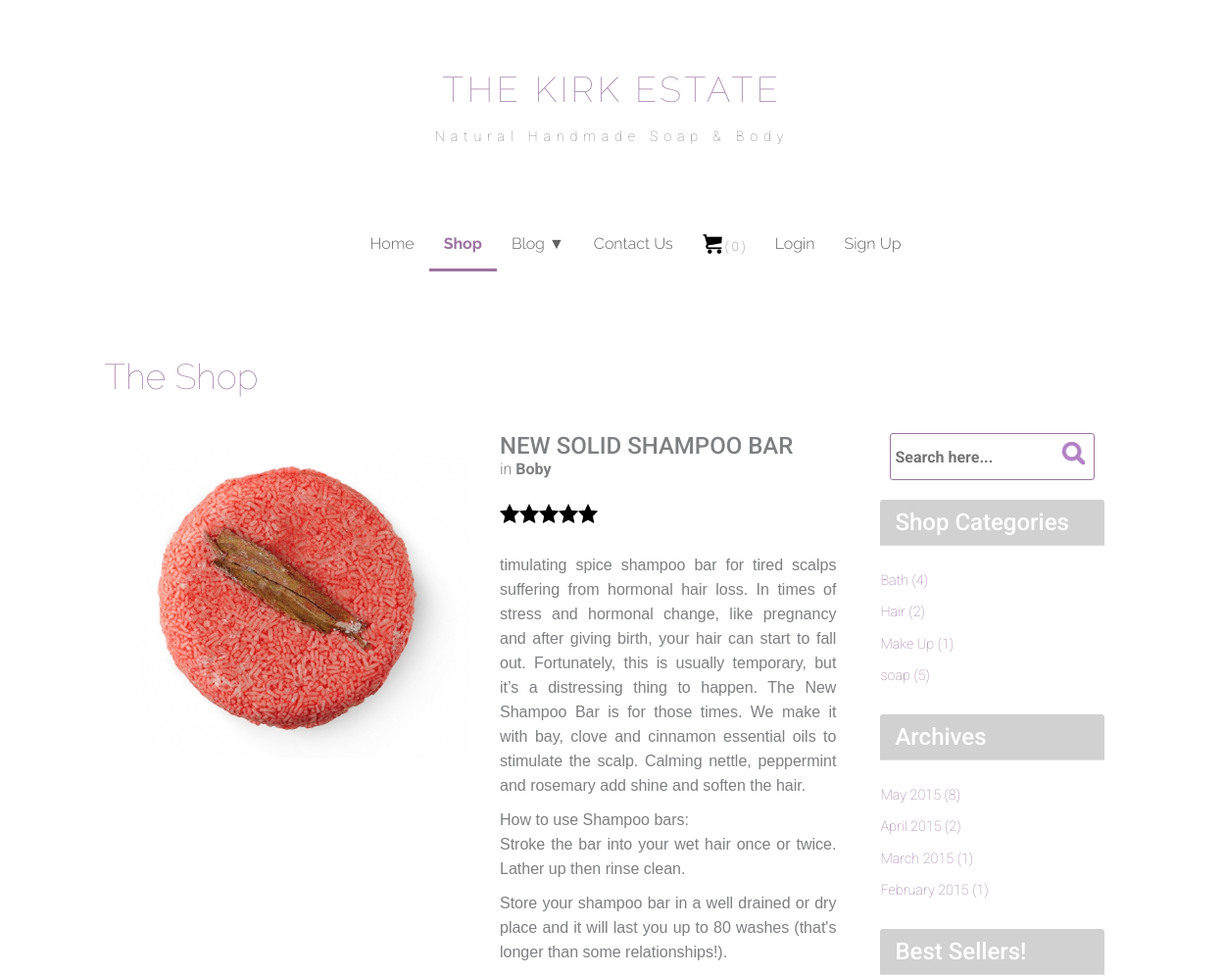
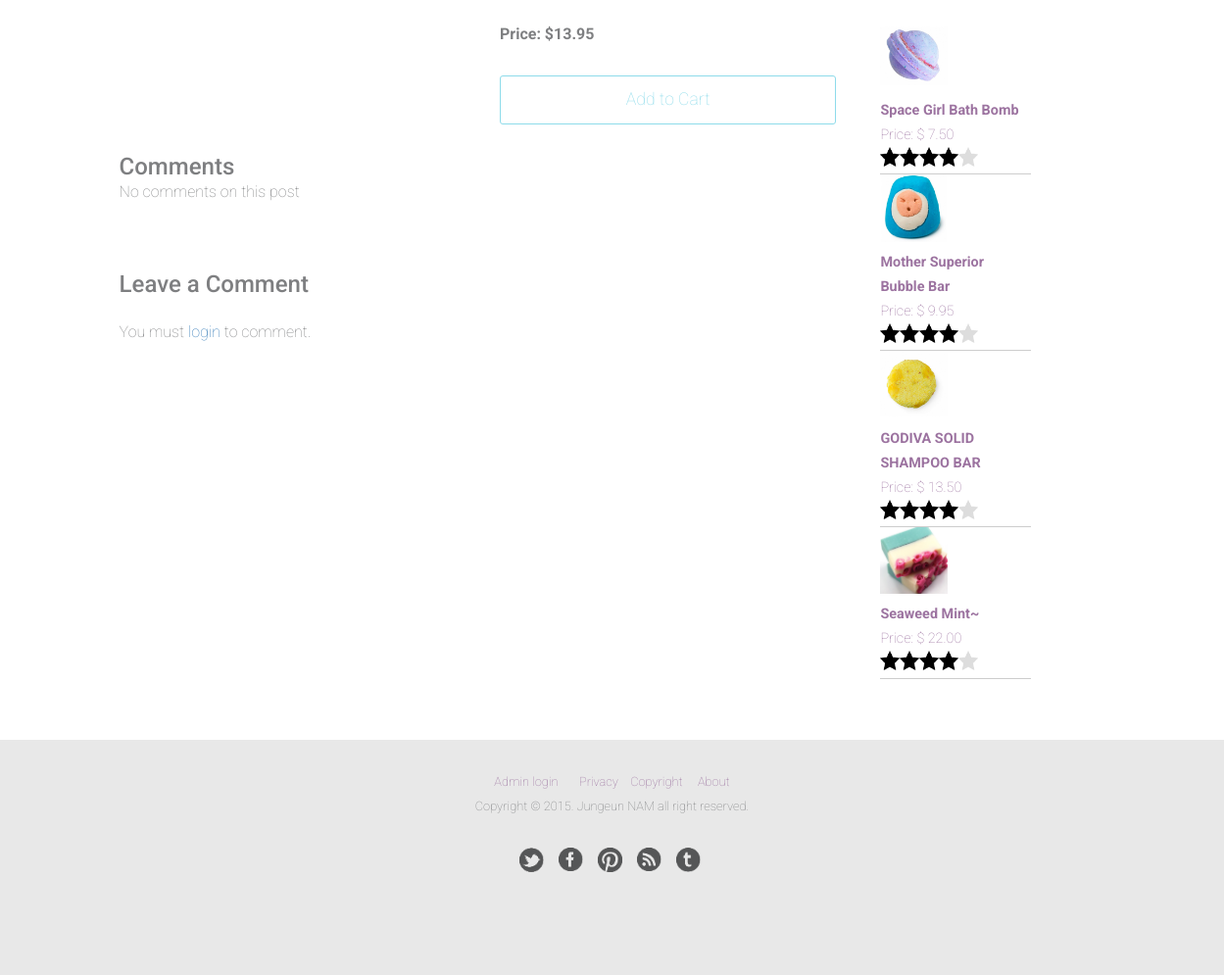
Page /pages/productdetail.php?productId=12 on the committed database (2 pictures, top to bottom).
### tables this page shows
CREATE TABLE IF NOT EXISTS `product` (
  `productId` int(11) NOT NULL,
  `date` datetime NOT NULL,
  `productName` varchar(40) NOT NULL,
  `productDescription` text NOT NULL,
  `price` decimal(10,2) NOT NULL,
  `productImage` varchar(100) NOT NULL,
  `categoryId` int(11) NOT NULL,
  `adminId` int(20) NOT NULL
);

CREATE TABLE IF NOT EXISTS `category` (
  `categoryId` int(11) NOT NULL,
  `category` varchar(40) NOT NULL,
  `categoryDescription` varchar(50) NOT NULL
);

### pages/productdetail.php (the view, shortened to what this page needs)
<?php
     include '../includes/header.php';
     include '../includes/nav.php';
?>
</div>
</div>
<div class="row">
    <div class="col-md-1"></div>
        <div class="content col-md-10">
    <h1>The Shop</h1>
    <br />
<div class="col-md-9">
    <?php
         $sql = "SELECT * FROM product, category WHERE product.productId =" . $_GET['productId'] . " group by product.productId" ;
         $result = mysqli_query($con, $sql) or die(mysqli_error($con));
         while ($row = mysqli_fetch_array($result))
         {
             echo "<div class='col-md-6'><div id='productarea' <p><img class='productimage' src='../images/shop/" . ($row['productImage']) . "'/></p></div></div>";
             echo "<div class='col-md-6'productdiscription'><h3>" . $row['productName'] . "</h3>" . " </strong> in <strong>" . $row['category'] . "</strong></em><br /><br />";
         }
         $sql = "SELECT productId, ROUND(AVG(rating)) as rating FROM comment WHERE productId=" . $_GET['productId'];
         $result = mysqli_query($con, $sql) or die(mysqli_error($con));
         $row = mysqli_fetch_array($result);
         $rating= $row['rating'];
         for($i=0;$i<$rating;$i++){
             echo "<img class='rating' src='../images/star.png' alt='filled star' width=10px height=auto />";
         }
        $sql = "SELECT * FROM product, category WHERE product.productId =" . $_GET['productId'] . " group by product.productId" ;
         $result = mysqli_query($con, $sql) or die(mysqli_error($con));
         while ($row = mysqli_fetch_array($result))
         {
             echo "<p><br /><br />" . $row['productDescription'] . "</p><br />";
             echo "<p><strong>Price: $" . $row['price'] . "</strong></p>";
             echo "<p id='productbutton'><input class='addcart' type='button' value='Add to Cart' onclick='addtocart(" .
            $row['productId'] . ")' /></p></div>";
         }
     ?>
   <h3 class="comment">Comments</h3>
            <?php
                 $sql = "SELECT comment.*, firstName FROM comment, user WHERE comment.authorId =
                user.userId && comment.productId ='" . $_GET['productId'] . "'ORDER BY datePosted DESC ";
                 $result = mysqli_query($con, $sql) or die(mysqli_error($con));
                 $numrows = mysqli_num_rows($result);
                 if($numrows == 0){
                 echo "<p>No comments on this post</p><br />";
                 }
            ?>
   <br /><br />
<h3>Leave a Comment</h3><br />
     <?php
        if(isset($_SESSION['user']))
     {
     ?>
    <form action="productprocessing.php" method="post">
         <textarea rows="10" cols="50%" name="comment"></textarea><br />
          <label><h3>Rating*</h3></label>
         <select name='rating'>
             <option value="">Please select</option>
             <?php for ($i = 1; $i <= 5; $i++) : ?>
             <option value="<?php echo $i; ?>"><?php echo $i; ?></option>
             <?php endfor; ?>
         </select><br />
         <input type="hidden" value="<?php echo $_GET['productId']; ?>" name="productId" />
         <p><input class="submit" type="submit" name="postComment" value="Post Comment" /></p>
    </form>
     <?php
     }
         else{
             echo "<p>You must <a href='login.php?productId=" . $_GET['productId'] .
            "'>login</a> to comment.";
     }
    ?>
<br /></div>
<?php
    include '../includes/sidebar.php';
?>
</div>
<?php
 include '../includes/footer.php';
?>

### includes/sidebar.php
<?php
    include "../includes/connect.php";
?>
<div class="sidebarbody col-md-3">
<div class="side panel panel-default">
     <div class="panel-body">
        <?php include '../includes/searchform.php';?>
      </div>
</div>
 <div class="side panel panel-default">
    <div class="panel-heading">
        <h3>Shop Categories</h3>
     </div>
        <div class="panel-body">
    <br />
        <?php
             $sql = "SELECT category.*, COUNT(product.categoryId) AS catnum FROM category INNER JOIN
             product ON category.categoryId = product.categoryId GROUP BY product.categoryId ORDER BY category ASC";
             $result = mysqli_query($con, $sql) or die(mysqli_error($con));
             while ($row = mysqli_fetch_array($result)){
                 echo "<p><a class='bloglink' href = 'category.php?categoryId=" . $row['categoryId'] . "'>" .
                $row['category'] . " (" . $row['catnum'] . ")</a></p>";
             }
        ?>
     </div>
 </div>
 <div class="side panel panel-default">
      <div class="panel-heading">
         <h3>Archives</h3>
     </div>
        <div class="panel-body">
    <br />
        <?php
            $sql = "SELECT month(date), monthname(date), year(date), COUNT(*)
            AS monthnum FROM product GROUP BY monthname(date) ORDER BY month(date)desc";
            $result = mysqli_query($con, $sql) or die(mysqli_error($con));
             while ($row = mysqli_fetch_array($result)) {
                 echo "<p><a class='bloglink' href = 'archives.php?month=" . $row['month(date)'] . "'>"
                . $row['monthname(date)'] . " " . $row['year(date)'] . " (" .
                $row['monthnum'] . ")</a></p>";
             }
        ?>
    </div>
</div>
 <div class="side panel panel-default">
      <div class="panel-heading">
         <h3>Best Sellers!</h3>
     </div>
        <div class="panel-body">
    <br />
        <?php
            $sql = "SELECT price, productName, productImage, sum(quantity),  productinvoice.productId, ROUND(AVG(rating)) as rating
            FROM productinvoice, product INNER JOIN comment on product.productId=comment.productId
            WHERE productinvoice.productId=product.productId
            GROUP BY productinvoice.productId order by sum(quantity) DESC limit 0,4";
            $result = mysqli_query($con, $sql) or die(mysqli_error($con));
             while($row = mysqli_fetch_array($result))
             {
                 echo "<div class='bestseller'><a href = 'productdetail.php?productId=" . $row['productId'] . "'><img class='popularimg' src='../images/shop/" . $row['productImage'] . "'/></a><p><a href = 'productdetail.php?productId=" . $row['productId'] . "'><strong>"
                . $row['productName'] . "</strong></a><br />Price: $ " . $row['price'] . "<br />";
                 $rating= $row['rating'];
                 for($i=0;$i<$rating;$i++){
                     echo "<img class='rating' src='../images/star.png' alt='filled star' width=10px height=auto />";
                 }
                 for($i=0;$i<5-$rating;$i++){
                    echo "<img class='rating' src='../images/unfilledstar.png' width=10px height=auto alt='unfilled star' />";
                 }
                 echo "</p></div>";
             }
        ?>
    </div>
</div>
</div>

### css/main1.css (style rules this page uses)
html, body, div, h1, h2, h3, h4, h5, h6, p, ul, ol, li, img, form, fieldset, input, textarea, blockquote, .col-md-12 .container-fluid { margin:0; padding:0; }
html { background-color:#fff; }
body { background-color:#fff; color: #7e7f81; font-family:'Roboto', 'sans-serif', 'verdana', 'arial'; font-size: 1.6em; font-weight: 300; z-index: -100; }
.container p { line-height: 25px; font-weight: lighter; }
img { display: block; vertical-align: middle; text-align: center; width: 100%; height: auto; }
h1, h2 { color: #9c73a0; font-family:'Raleway', 'verdana', 'arial','sans-serif'; font-weight: lighter; margin-bottom: 15px; clear: both; }
.content { padding-top: 4em; }
.addcart { color: #8edbea; font-size: 1.1em; background-color: #fff; width: 100%; height: 50px; margin: 30px auto; -webkit-border-radius: 3px; -moz-border-radius: 3px; border-radius: 3px; border: solid 1px #8edbea !important; }
#searchform, input { margin: 0; }
.productimage { width: 100%; height: auto; }
.rating { width: 20px; height: 20px; float: left; }
.bloglink { color: #9c73a0; text-decoration: none; }
.side { clear: both; }
.bestseller p { width: 67%; display: block; float: left; color:#9c73a0; border-bottom: 1px solid #cdcdcd; padding-bottom: 1.5em; }
.bestseller a { color: #9c73a0; }
.popularimg { clear: both; width: 30%; height: auto; display: block; float: left; margin-right: 0.5em; margin-bottom: 0.5em; }
#productarea { margin-bottom: 2em; }
.comment { clear: both; }
.panel { border-style:none; box-shadow: none; }
.panel-default>.panel-heading { background-color: #d1d1d1; color:#fff; }
.panel p { padding-bottom: 0.5em; font-size: 0.9em; }
.panel-body { padding:0; }
html { position: relative; min-height: 100%; }
body { margin-bottom: 108px; }

### rows in the picture
product: productImage (picture), productName "NEW SOLID SHAMPOO BAR", category.category "Boby", productDescription "timulating spice shampoo bar for tired scalps suffering from hormonal hair loss. In times of stress and hormonal change, like pregnancy and after giving birth, your hair can start to fall out. Fortunately, this is usually temporary, but it’s a distressing thing to happen. The New Shampoo Bar is for those times. We make it with bay, clove and cinnamon essential oils to stimulate the scalp. Calming nettle, peppermint and rosemary add shine and soften the hair. How to use Shampoo bars: Stroke the bar into your wet hair once or twice. Lather up then rinse clean. Store your shampoo bar in a well drained or dry place and it will last you up to 80 washes (that's longer than some relationships!).", price "13.95"
category: category "Bath", catnum "4"
category: category "Hair", catnum "2"
category: category "Make Up", catnum "1"
category: category "soap", catnum "5"

### other values in the picture
$cart_count "0"
$row['monthname(date)'] "May"
$row['year(date)'] "2015"
$row['monthnum'] "8"
$row['monthname(date)'] "April"
$row['monthnum'] "2"
$row['monthname(date)'] "March"
$row['monthnum'] "1"
$row['monthname(date)'] "February"
$row['productName'] "Space Girl Bath Bomb"
$row['price'] "7.50"
$row['productName'] "Mother Superior Bubble Bar"
$row['price'] "9.95"
$row['productName'] "GODIVA SOLID SHAMPOO BAR"
$row['price'] "13.50"
